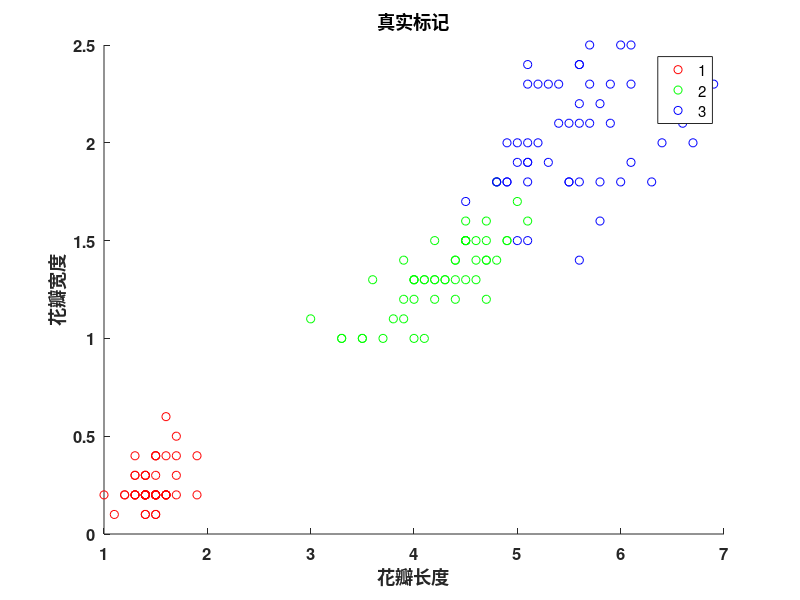
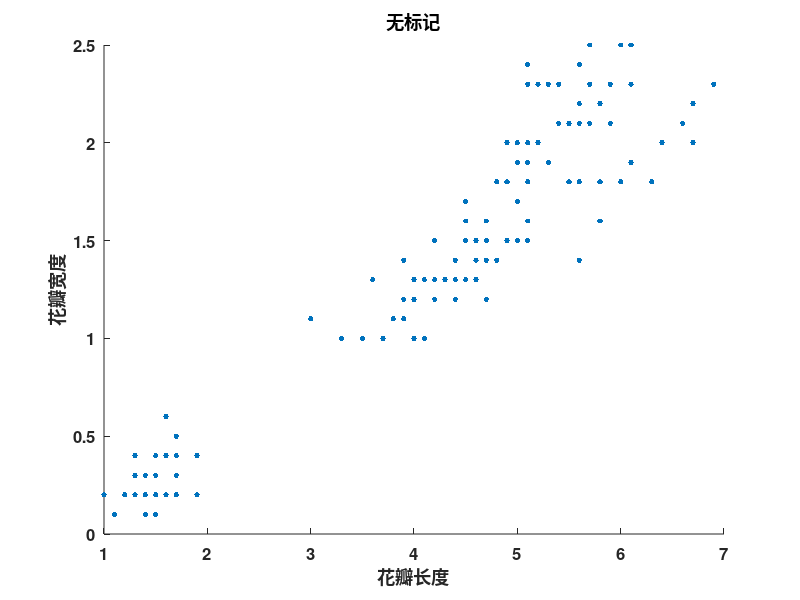
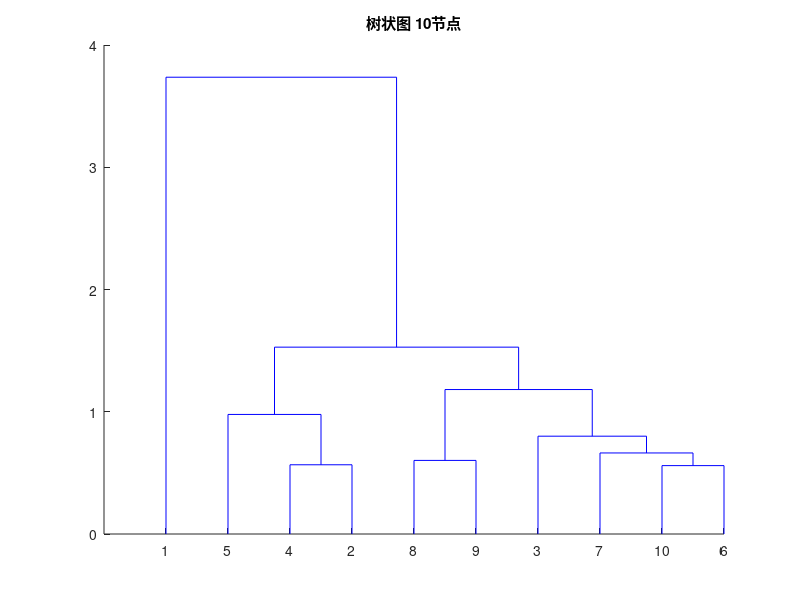
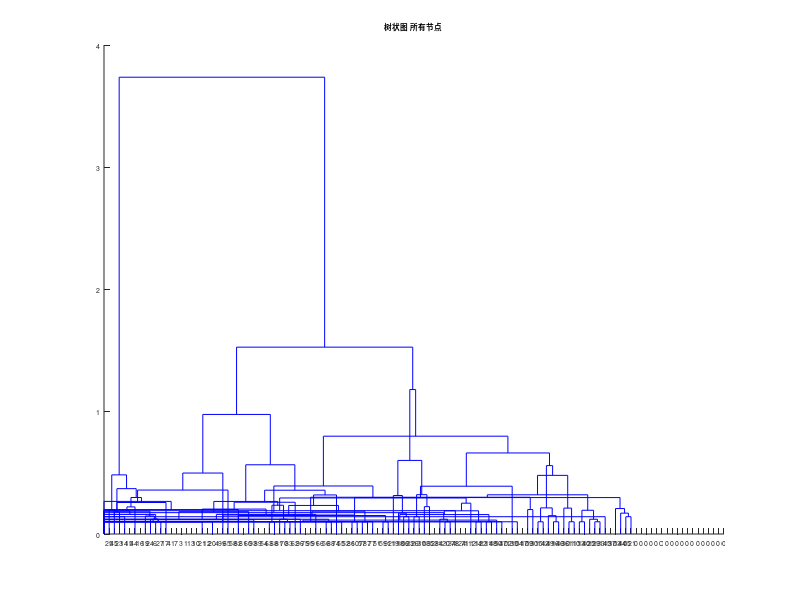

Recreate these plots in MATLAB, in order.
%% 初始化工作空间
clc             % 清除命令窗口
clear all       % 清除工作空间中的所有变量
close all       % 关闭所有打开的图形窗口

%% 载入数据
load fisheriris % 加载鸢尾花数据集

%% 二维数组
% 花瓣长度和花瓣宽度散点图(真实标记)
figure; 
speciesNum = grp2idx(species); % 将类别标签转换为数值型（1, 2, 3）
gscatter(meas(:,3),meas(:,4),speciesNum,['r','g','b']) % 绘制散点图，按真实标签着色
xlabel('花瓣长度'); 
ylabel('花瓣宽度');
title('真实标记');
set(gca,'FontSize',12);        % 设置坐标轴字体大小
set(gca,'FontWeight','bold');  % 设置坐标轴字体加粗

% 花瓣长度和花瓣宽度散点图(无标记)
figure;
scatter(meas(:,3),meas(:,4),150,'.'); % 绘制无标签的散点图
xlabel('花瓣长度');
ylabel('花瓣宽度');
title('无标记');
set(gca,'FontSize',12);
set(gca,'FontWeight','bold')

%% 层次聚类
data = [meas(:,3),meas(:,4)]; % 选择用于聚类的特征：花瓣长度和花瓣宽度
datalink = linkage(data,'average','euclidean'); 
% 使用average链接方法和欧氏距离计算样本之间的距离并进行层次聚类

% 绘制树状图
figure;
dendrogram(datalink,10); % 绘制树状图，仅显示10个节点
title('树状图 10节点');
figure;
dendrogram(datalink,0); % 绘制完整的树状图
title('树状图 所有节点');
xtickangle(-45) % 调整x轴标签角度
set(gca,'fontsize',5); % 设置坐标轴字体大小

%% 分割方式1：距离阈值
T1 = cluster(datalink,'cutoff',1.2,'Criterion','distance'); 
% 按距离进行切割，使用距离阈值1.2进行簇划分

% 标号调整
cen = [mean(data(T1==1,:));... % 计算每个簇的中心点
  mean(data(T1==2,:));...
  mean(data(T1==3,:))];
dist = sum(cen.^2,2); % 计算中心点与原点的距离平方和
[dump,sortind] = sort(dist,'ascend'); % 按距离从小到大排序
newT1 = zeros(size(T1)); 
for i=1:3
  newT1(T1==i)=find(sortind==i); % 调整簇标签，使其与原始类别对应
end

%% 分割方式2:群数目
T2 = cluster(datalink,'maxclust',3); % 指定最大簇数为3进行聚类

% 标号调整
cen = [mean(data(T2==1,:));... % 计算每个簇的中心点
  mean(data(T2==2,:));...
  mean(data(T2==3,:))];
dist = sum(cen.^2,2); % 计算中心点与原点的距离平方和
[dump,sortind] = sort(dist,'ascend'); % 按距离从小到大排序
newT2 = zeros(size(T2));
for i = 1:3
  newT2(T2==i)=find(sortind==i); % 调整簇标签，使其与原始类别对应
end

% 花瓣长度和花瓣宽度的散点图(真实标记：实心圆+kmeans分类：圈）
figure;
gscatter(meas(:,3),meas(:,4),speciesNum,['r','g','b']) % 按真实标签绘制散点图（实心圆）
hold on
gscatter(data(:,1),data(:,2),newT2,['r','g','b'],'o',10) % 绘制聚类结果（圆圈）
scatter(cen(:,1),cen(:,2),300,'m*') % 绘制每个簇的中心点（大紫星）
hold off
xlabel('花瓣长度')
ylabel('花瓣宽度')
title('真实标记：实心圆+kmeans分类：圈')
set(gca,'FontSize',12);
set(gca,'FontWeight','bold')
